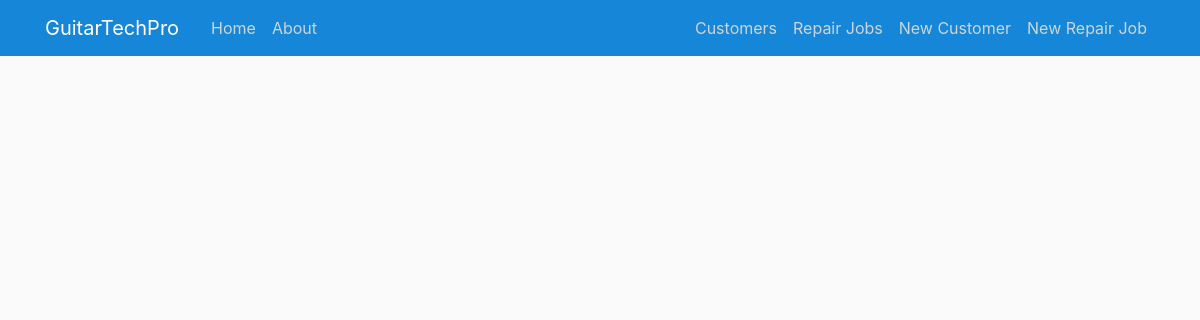
The page /customers/view/9 on the database as committed earlier.
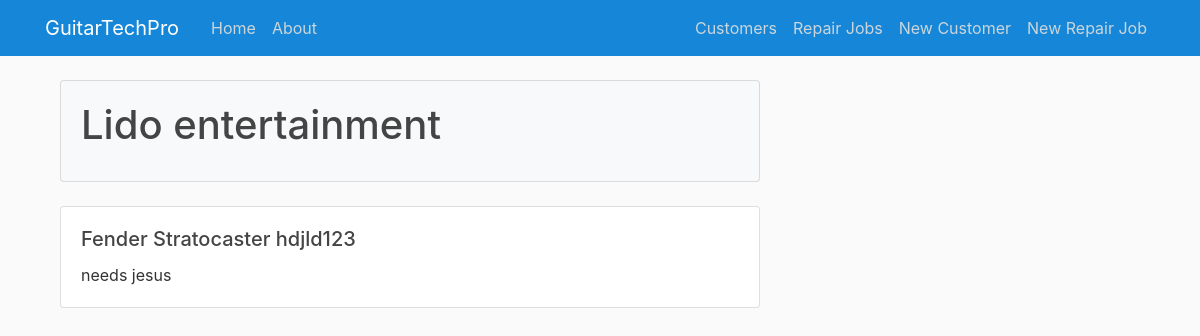
The same page on the database as committed later.
### app/models.py (models this page shows, shortened)
class Guitar(db.Model):
    id = db.Column(db.Integer, primary_key=True)
    brand = db.Column(db.String(50), nullable=False)
    model = db.Column(db.String(50), nullable=False)
    serial_number = db.Column(db.String(50), nullable=True)
    description = db.Column(db.String(250), nullable=False)
    repair_status = db.Column(db.String(50), nullable=False)
    customer_id = db.Column(db.Integer, db.ForeignKey('customer.id'), nullable=False)

class Customer(db.Model):
    id = db.Column(db.Integer, primary_key=True)
    firstname = db.Column(db.String(50), nullable=False)
    lastname = db.Column(db.String(50), nullable=False)
    phone = db.Column(db.String(20), nullable=False)
    email = db.Column(db.String(120), nullable=True)
    guitars = db.relationship('Guitar', backref='customer', lazy=True)

### app/routes.py (the view)
@app.route('/customers/view/<int:customer_id>', methods=['GET', 'POST'])
def view_customer_guitars(customer_id):
    guitars = Guitar.query.filter_by(customer_id=customer_id)
    return render_template('view_customer_guitars.html', guitars=guitars)

### app/templates/view_customer_guitars.html
{% extends 'base.html' %}
{% block content %}
  <div class="container">
    {% set displayed_customers = [] %}
    {% for guitar in guitars %}
      {% if guitar.customer not in displayed_customers %}
        <div class="card bg-light mb-4">
          <div class="card-body">
            <h1 class="card-title">{{ guitar.customer.firstname }} {{ guitar.customer.lastname }}</h1>
          </div>
        </div>
        {% set _ = displayed_customers.append(guitar.customer) %}
      {% endif %}
      <div class="card">
        <div class="card-body">
          <h5 class="card-title">{{ guitar.brand }} {{ guitar.model }} {{ guitar.serial_number }}</h5>
          <p class="card-text">{{ guitar.description }}</p>
        </div>
      </div>
    {% endfor %}
  </div>
{% endblock %}

Rows that differ between the two databases and show on the page:
added Guitar: customer.firstname "Lido", customer.lastname "entertainment", brand "Fender", model "Stratocaster", serial_number "hdjld123", description "needs jesus"
